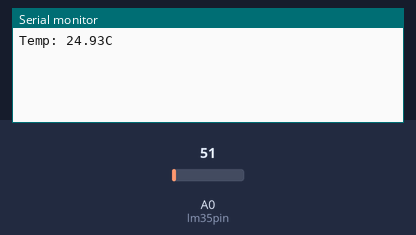
The sketch below on a simulated Arduino Uno, built with avr-gcc and run on an emulated ATmega328P. Parts: the last lines printed to the serial monitor. The inputs (shaded band) are chosen by the test bench; at power-on: A0 (lm35pin) = 51.

Above: at 1.2 s.
1.3 s: A0 (lm35pin) set to 61
At 2.3 s:
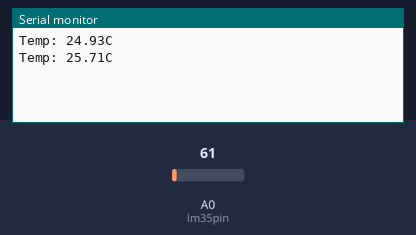
2.8 s: A0 (lm35pin) set to 71
At 4.6 s:
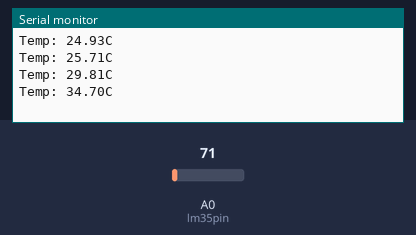
Timing chart, 0 to 6.1 s (numbered marks = the images above; inputs shaded):
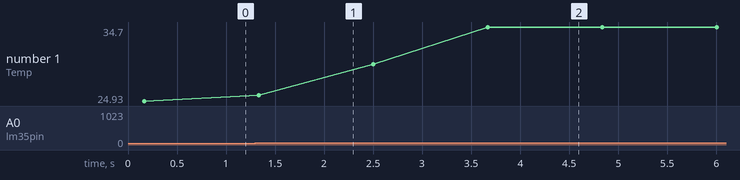

The sketch:

Temp.ino
```cpp
int lm35pin = A0;

void setup() {
  Serial.begin(9600);
}

void loop() {
  float temperature = sampleTemp(1000);

  Serial.print("Temp: ");
  Serial.print(temperature);
  Serial.println("C");
  delay(1000);
}

float sampleTemp(int numberOfSamples) {
  float sum = 0.0;
  for (int i = 0; i < numberOfSamples; i++) {
    sum = sum + getTempInCelcius();
  }
  delay(10);
  return sum / numberOfSamples;
}

float getTempInCelcius() {
  int analogValue = analogRead(lm35pin);
  float temp = float(analogValue) / 1023;
  return temp * 500;
}
```

Measured:
- after the input at 1.3 s, the serial monitor: prints a new line at once (image 1)
- after the input at 2.8 s, the serial monitor: prints a new line after 0.87 s (image 2)
- plotted number 1: 24.93 → 29.81 after the input at 1.3 s, 29.81 → 34.7 after the input at 2.8 s
